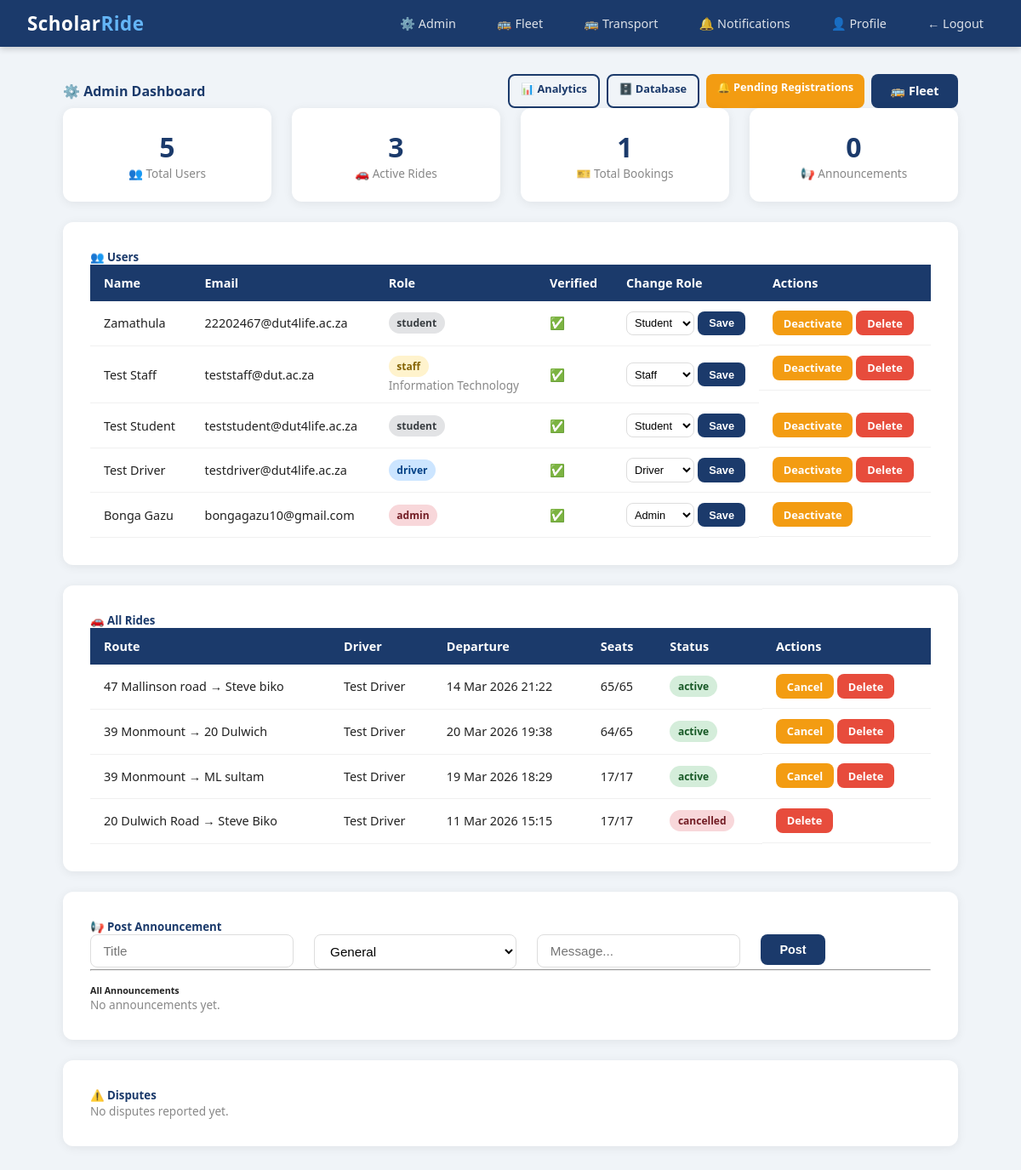
Page /admin (signed in) on the earlier database version.
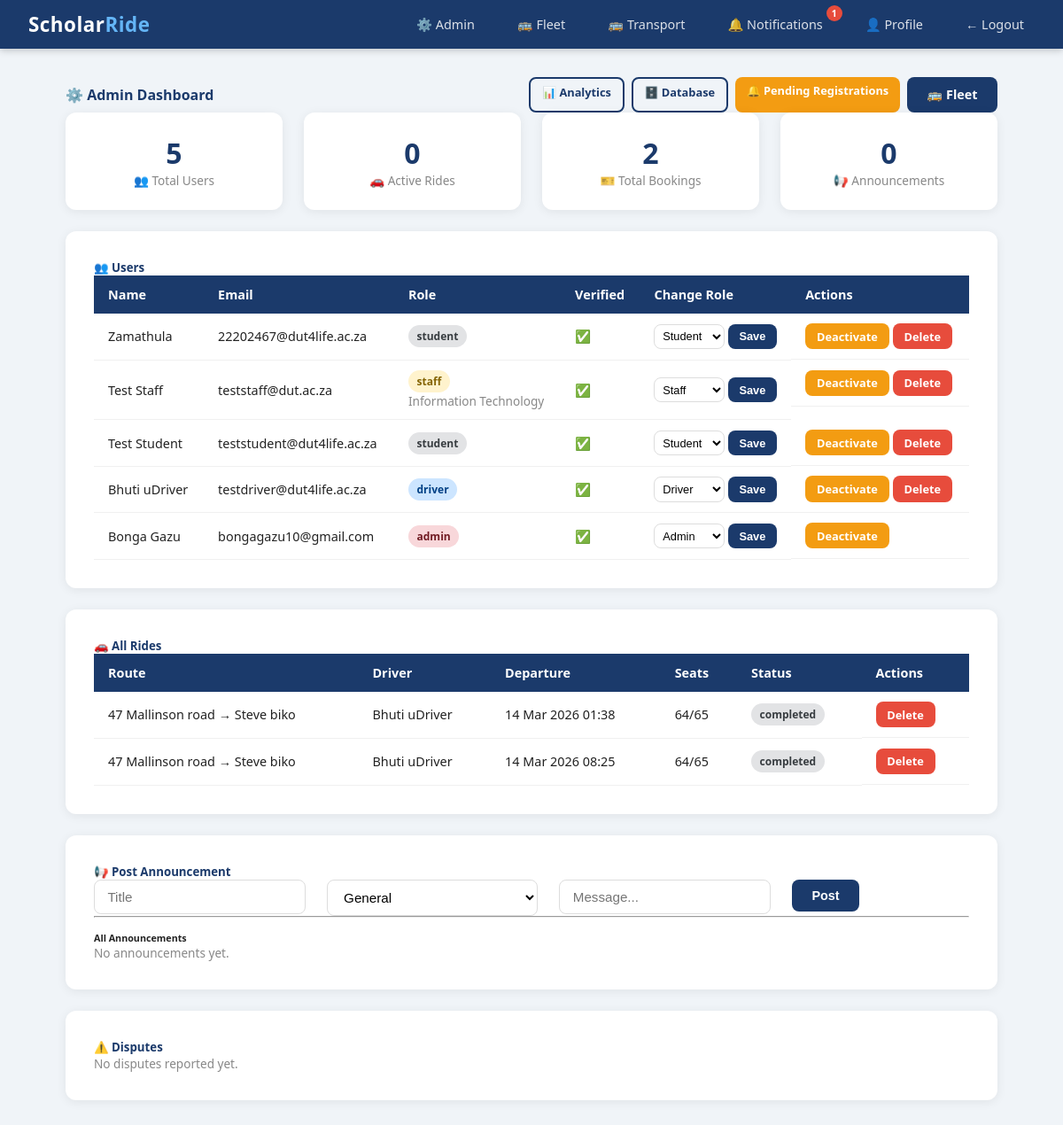
Same page on the later database version.
### scholar_ride/models.py (models this page shows)
class User(db.Model, UserMixin):
    id = db.Column(db.Integer, primary_key=True)
    student_number = db.Column(db.String(20), unique=True, nullable=True)
    staff_number = db.Column(db.String(20), unique=True, nullable=True)
    full_name = db.Column(db.String(100), nullable=False)
    email = db.Column(db.String(120), unique=True, nullable=False)
    phone = db.Column(db.String(20), nullable=False)
    password_hash = db.Column(db.String(128), nullable=False)
    role = db.Column(db.String(20), default='student')
    department = db.Column(db.String(100), nullable=True)
    verified = db.Column(db.Boolean, default=False)
    approval_status = db.Column(db.String(20), default='pending')
    otp = db.Column(db.String(6), nullable=True)
    created_at = db.Column(db.DateTime, default=datetime.utcnow)
    rides = db.relationship('Ride', backref='driver', lazy=True)
    bookings = db.relationship('Booking', backref='student', lazy=True)

class Ride(db.Model):
    id = db.Column(db.Integer, primary_key=True)
    driver_id = db.Column(db.Integer, db.ForeignKey('user.id'), nullable=False)
    origin = db.Column(db.String(200), nullable=False)
    destination = db.Column(db.String(200), nullable=False)
    departure_time = db.Column(db.DateTime, nullable=False)
    available_seats = db.Column(db.Integer, nullable=False)
    total_seats = db.Column(db.Integer, nullable=False)
    status = db.Column(db.String(20), default='active')
    created_at = db.Column(db.DateTime, default=datetime.utcnow)
    bookings = db.relationship('Booking', backref='ride', lazy=True)
    vehicle_type = db.Column(db.String(50), nullable=True)
    vehicle_model = db.Column(db.String(100), nullable=True)
    registration_number = db.Column(db.String(20), nullable=True)

### scholar_ride/routes/admin.py (the view)
@admin.route('/admin')
@login_required
@admin_required
def dashboard():
    users = User.query.order_by(User.created_at.desc()).all()
    announcements = Announcement.query.order_by(Announcement.created_at.desc()).all()
    all_rides = Ride.query.order_by(Ride.created_at.desc()).all()
    disputes = Dispute.query.order_by(Dispute.created_at.desc()).all()
    total_users = User.query.count()
    active_rides = Ride.query.filter_by(status='active').count()
    total_bookings = Booking.query.count()
    total_announcements = Announcement.query.count()
    pending_count = User.query.filter_by(approval_status='pending').count()
    return render_template('admin/dashboard.html',
                           users=users,
                           announcements=announcements,
                           all_rides=all_rides,
                           disputes=disputes,
                           total_users=total_users,
                           active_rides=active_rides,
                           total_bookings=total_bookings,
                           total_announcements=total_announcements,
                           pending_count=pending_count
                           )

### scholar_ride/models.py (called while the page is built)
@login_manager.user_loader
def load_user(user_id):
    return User.query.get(int(user_id))

### scholar_ride/routes/admin.py (called while the page is built)
def admin_required(f):
    from functools import wraps
    @wraps(f)
    def decorated(*args, **kwargs):
        if not current_user.is_authenticated or current_user.role != 'admin':
            flash('Admin access required.', 'danger')
            return redirect('/rides')
        return f(*args, **kwargs)
    return decorated

### scholar_ride/templates/admin/dashboard.html (shortened to what the changed rows need)
{% extends "base.html" %}
{% block content %}
<div class="row mb-4">
    <div class="col">
        <div class="stat-card">
            <div class="stat-number">{{ active_rides }}</div>
            <div class="stat-label">🚗 Active Rides</div>
        </div>
    </div>
    <div class="col">
        <div class="stat-card">
            <div class="stat-number">{{ total_bookings }}</div>
            <div class="stat-label">🎫 Total Bookings</div>
        </div>
    </div>
</div>
<div class="card p-3 mb-4" style="margin-top: 1.5rem;">
    <div style="overflow-x:auto;">
        <table>
            <thead>
                <tr>
                    <th>Name</th>
                    <th>Email</th>
                    <th>Role</th>
                    <th>Verified</th>
                    <th>Change Role</th>
                    <th>Actions</th>
                </tr>
            </thead>
            <tbody>
                {% for user in users %}
                <tr>
                    <td>{{ user.full_name }}</td>
                    <td>{{ user.email }}</td>
                    <td>
                        <span class="badge
                            {% if user.role == 'admin' %}badge-danger
                            {% elif user.role == 'driver' %}badge-primary
                            {% elif user.role == 'staff' %}badge-warning
                            {% else %}badge-secondary{% endif %}">
                            {{ user.role }}
                        </span>
                        {% if user.department %}
                        <br><small class="text-muted">{{ user.department }}</small>
                        {% endif %}
                    </td>
                    <td>{% if user.verified %}✅{% else %}❌{% endif %}</td>
                    <td>
                        <form method="POST"
                              action="/admin/users/{{ user.id }}/role"
                              style="display:flex; gap:4px;">
                            <select name="role" class="form-control" style="padding:0.3rem; font-size:0.8rem;">
                                <option value="student" {% if user.role == 'student' %}selected{% endif %}>Student</option>
                                <option value="staff" {% if user.role == 'staff' %}selected{% endif %}>Staff</option>
                                <option value="driver" {% if user.role == 'driver' %}selected{% endif %}>Driver</option>
                                <option value="admin" {% if user.role == 'admin' %}selected{% endif %}>Admin</option>
                            </select>
                            <button type="submit" class="btn btn-sm btn-primary">Save</button>
                        </form>
                    </td>
                    <td style="display:flex; gap:4px;">
                        <a href="/admin/users/{{ user.id }}/toggle"
                           class="btn btn-sm btn-warning">
                            {% if user.verified %}Deactivate{% else %}Activate{% endif %}
                        </a>
                        {% if user.id != current_user.id %}
                        <a href="/admin/users/{{ user.id }}/delete"
                           class="btn btn-sm btn-danger"
                           onclick="return confirm('Delete {{ user.full_name }}?')">
                            Delete
                        </a>
                        {% endif %}
                    </td>
                </tr>
                {% endfor %}
            </tbody>
        </table>
    </div>
</div>
<div class="card p-3 mb-4">
    <div style="overflow-x:auto;">
        <table>
            <thead>
                <tr>
                    <th>Route</th>
                    <th>Driver</th>
                    <th>Departure</th>
                    <th>Seats</th>
                    <th>Status</th>
                    <th>Actions</th>
                </tr>
            </thead>
            <tbody>
                {% for ride in all_rides %}
                <tr>
                    <td>{{ ride.origin }} → {{ ride.destination }}</td>
                    <td>{{ ride.driver.full_name }}</td>
                    <td>{{ ride.departure_time.strftime('%d %b %Y %H:%M') }}</td>
                    <td>{{ ride.available_seats }}/{{ ride.total_seats }}</td>
                    <td>
                        <span class="badge
                            {% if ride.status == 'active' %}badge-success
                            {% elif ride.status == 'cancelled' %}badge-danger
                            {% elif ride.status == 'delayed' %}badge-warning
                            {% else %}badge-secondary{% endif %}">
                            {{ ride.status }}
                        </span>
                    </td>
                    <td style="display:flex; gap:4px;">
                        {% if ride.status == 'active' %}
                        <a href="/admin/rides/{{ ride.id }}/cancel"
                           class="btn btn-sm btn-warning"
                           onclick="return confirm('Cancel this ride?')">
                            Cancel
                        </a>
                        {% endif %}
                        <a href="/admin/rides/{{ ride.id }}/delete"
                           class="btn btn-sm btn-danger"
                           onclick="return confirm('Delete this ride?')">
                            Delete
                        </a>
                    </td>
                </tr>
                {% endfor %}
            </tbody>
        </table>
    </div>
</div>
{% endblock %}

Differences in the rows shown:
removed Ride: origin "47 Mallinson road", destination "Steve biko", driver.full_name "Test Driver", departure_time "14 Mar 2026 21:22", available_seats "65", total_seats "65", status "active"
removed Ride: origin "39 Monmount", destination "20 Dulwich", driver.full_name "Test Driver", departure_time "20 Mar 2026 19:38", available_seats "64", total_seats "65", status "active"
removed Ride: origin "39 Monmount", destination "ML sultam", driver.full_name "Test Driver", departure_time "19 Mar 2026 18:29", available_seats "17", total_seats "17", status "active"
changed User "testdriver@dut4life.ac.za": full_name "Test Driver" → "Bhuti uDriver"
added Ride: origin "47 Mallinson road", destination "Steve biko", driver.full_name "Bhuti uDriver", departure_time "14 Mar 2026 01:38", available_seats "64", total_seats "65", status "completed"
changed Ride: origin "20 Dulwich Road" → "47 Mallinson road"; destination "Steve Biko" → "Steve biko"; driver.full_name "Test Driver" → "Bhuti uDriver"; departure_time "11 Mar 2026 15:15" → "14 Mar 2026 08:25"; available_seats "17" → "64"; total_seats "17" → "65"; status "cancelled" → "completed"
Other differences:
{{ unread_count }}: (not shown) → "1"
{{ active_rides }}: "3" → "0"
{{ total_bookings }}: "1" → "2"
